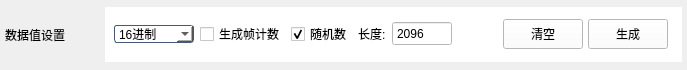
          <widget class="QWidget" name="widget_28" native="true">
           <property name="maximumSize">
            <size>
             <width>16777215</width>
             <height>70</height>
            </size>
           </property>
           <property name="styleSheet">
            <string notr="true">#widget_28{
background-color: rgb(255, 255, 255);
}</string>
           </property>
           <layout class="QGridLayout" name="gridLayout_36">
            <property name="leftMargin">
             <number>5</number>
            </property>
            <property name="topMargin">
             <number>5</number>
            </property>
            <property name="rightMargin">
             <number>5</number>
            </property>
            <property name="bottomMargin">
             <number>5</number>
            </property>
            <property name="spacing">
             <number>0</number>
            </property>
            <item row="0" column="0">
             <layout class="QGridLayout" name="gridLayout_37">
              <property name="spacing">
               <number>0</number>
              </property>
              <item row="0" column="0">
               <widget class="QLabel" name="label_7">
                <property name="styleSheet">
                 <string notr="true">color: rgb(0, 0, 0);
font: 75 14pt &quot;微软雅黑&quot;;</string>
                </property>
                <property name="text">
                 <string>数据值设置</string>
                </property>
               </widget>
              </item>
              <item row="0" column="1">
               <spacer name="horizontalSpacer_8">
                <property name="orientation">
                 <enum>Qt::Horizontal</enum>
                </property>
                <property name="sizeHint" stdset="0">
                 <size>
                  <width>40</width>
                  <height>20</height>
                 </size>
                </property>
               </spacer>
              </item>
              <item row="0" column="2">
               <widget class="QWidget" name="widget_29" native="true">
                <property name="maximumSize">
                 <size>
                  <width>16777215</width>
                  <height>55</height>
                 </size>
                </property>
                <property name="styleSheet">
                 <string notr="true">background-color: rgb(255, 255, 255);</string>
                </property>
                <layout class="QGridLayout" name="gridLayout_38">
                 <property name="topMargin">
                  <number>0</number>
                 </property>
                 <property name="bottomMargin">
                  <number>0</number>
                 </property>
                 <item row="0" column="8">
                  <widget class="QWidget" name="widget_32" native="true">
                   <property name="styleSheet">
                    <string notr="true">background-color: rgb(255, 255, 255);</string>
                   </property>
                   <layout class="QGridLayout" name="gridLayout_39">
                    <property name="leftMargin">
                     <number>5</number>
                    </property>
                    <property name="topMargin">
                     <number>0</number>
                    </property>
                    <property name="rightMargin">
                     <number>5</number>
                    </property>
                    <property name="bottomMargin">
                     <number>0</number>
                    </property>
                    <property name="spacing">
                     <number>5</number>
                    </property>
                    <item row="0" column="1">
                     <widget class="QPushButton" name="pushButton_creat">
                      <property name="minimumSize">
                       <size>
                        <width>75</width>
                        <height>30</height>
                       </size>
                      </property>
                      <property name="styleSheet">
                       <string notr="true">QPushButton{
border:1px solid rgb(70,90,120);
color: rgb(255, 255, 255);
border-radius:3px;
font: 75 11pt &quot;微软雅黑&quot;;
background-color: rgb(153,217,234);
}
QPushButton:hover{
color: rgb(25, 118, 210);
background-color: rgb(227, 236, 255);
};</string>
                      </property>
                      <property name="text">
                       <string>生成</string>
                      </property>
                      <property name="icon">
                       <iconset resource="../../../../../WTTools/WTRecordPlugin/Res.qrc">
                        <normaloff>:/Images/Icons4/Icon_category.png</normaloff>:/Images/Icons4/Icon_category.png</iconset>
                      </property>
                     </widget>
                    </item>
                    <item row="0" column="0">
                     <widget class="QPushButton" name="pushButton_clear">
                      <property name="minimumSize">
                       <size>
                        <width>75</width>
                        <height>30</height>
                       </size>
                      </property>
                      <property name="styleSheet">
                       <string notr="true">QPushButton{
border:1px solid rgb(70,90,120);
color: rgb(255, 255, 255);
border-radius:3px;
font: 75 11pt &quot;微软雅黑&quot;;
background-color: rgb(153,217,234);
}
QPushButton:hover{
color: rgb(25, 118, 210);
background-color: rgb(227, 236, 255);
};</string>
                      </property>
                      <property name="text">
                       <string>清空</string>
                      </property>
                      <property name="icon">
                       <iconset resource="../../../../../WTTools/WTRecordPlugin/Res.qrc">
                        <normaloff>:/Images/Icons1/ICON_Delete.png</normaloff>:/Images/Icons1/ICON_Delete.png</iconset>
                      </property>
                     </widget>
                    </item>
                   </layout>
                  </widget>
                 </item>
                 <item row="0" column="3">
                  <widget class="QCheckBox" name="checkBox_random">
                   <property name="styleSheet">
                    <string notr="true">color: rgb(0,0,0);
font: 75 11pt &quot;微软雅黑&quot;;
background-color: rgb(255,255,255);</string>
                   </property>
                   <property name="text">
                    <string>随机数</string>
                   </property>
                   <property name="checked">
                    <bool>true</bool>
                   </property>
                  </widget>
                 </item>
                 <item row="0" column="4">
                  <widget class="QLabel" name="label_12">
                   <property name="styleSheet">
                    <string notr="true">color: rgb(0,0,0);
font: 75 11pt &quot;微软雅黑&quot;;
background-color: rgb(255,255,255);</string>
                   </property>
                   <property name="text">
                    <string>长度:</string>
                   </property>
                  </widget>
                 </item>
                 <item row="0" column="7">
                  <spacer name="horizontalSpacer">
                   <property name="orientation">
                    <enum>Qt::Horizontal</enum>
                   </property>
                   <property name="sizeHint" stdset="0">
                    <size>
                     <width>40</width>
                     <height>20</height>
                    </size>
                   </property>
                  </spacer>
                 </item>
                 <item row="0" column="2">
                  <widget class="QCheckBox" name="checkBox_index">
                   <property name="styleSheet">
                    <string notr="true">color: rgb(0,0,0);
font: 75 11pt &quot;微软雅黑&quot;;
background-color: rgb(255,255,255);</string>
                   </property>
                   <property name="text">
                    <string>生成帧计数</string>
                   </property>
                  </widget>
                 </item>
                 <item row="0" column="5">
                  <widget class="QSpinBox" name="spinBox_maxlen">
                   <property name="minimumSize">
                    <size>
                     <width>60</width>
                     <height>25</height>
                    </size>
                   </property>
                   <property name="maximumSize">
                    <size>
                     <width>60</width>
                     <height>16777215</height>
                    </size>
                   </property>
                   <property name="styleSheet">
                    <string notr="true">font: 75 11pt &quot;微软雅黑&quot;;</string>
                   </property>
                   <property name="buttonSymbols">
                    <enum>QAbstractSpinBox::NoButtons</enum>
                   </property>
                   <property name="minimum">
                    <number>1</number>
                   </property>
                   <property name="maximum">
                    <number>2096</number>
                   </property>
                   <property name="value">
                    <number>2096</number>
                   </property>
                  </widget>
                 </item>
                 <item row="0" column="1">
                  <widget class="QComboBox" name="comboBox_type">
                   <property name="minimumSize">
                    <size>
                     <width>80</width>
                     <height>0</height>
                    </size>
                   </property>
                   <property name="styleSheet">
                    <string notr="true">border:1px solid rgb(70,90,120);
color: rgb(0,0,0);
border-radius:3px;
font: 75 11pt &quot;微软雅黑&quot;;
background-color: rgb(255,255,255);
</string>
                   </property>
                   <item>
                    <property name="text">
                     <string>16进制</string>
                    </property>
                   </item>
                   <item>
                    <property name="text">
                     <string>10进制</string>
                    </property>
                   </item>
                  </widget>
                 </item>
                </layout>
               </widget>
              </item>
             </layout>
            </item>
           </layout>
          </widget>
